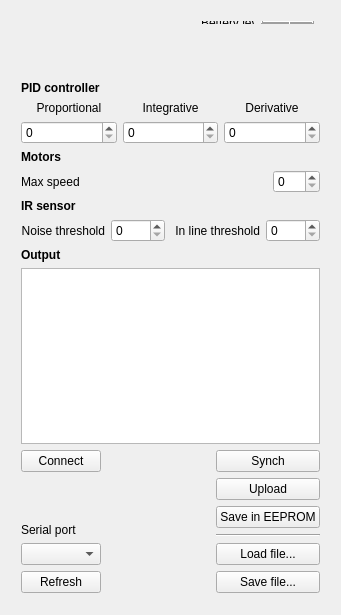
<?xml version="1.0" encoding="UTF-8"?>
<ui version="4.0">
 <class>MainWindow</class>
 <widget class="QMainWindow" name="MainWindow">
  <property name="geometry">
   <rect>
    <x>0</x>
    <y>0</y>
    <width>341</width>
    <height>615</height>
   </rect>
  </property>
  <property name="sizePolicy">
   <sizepolicy hsizetype="Preferred" vsizetype="Preferred">
    <horstretch>0</horstretch>
    <verstretch>0</verstretch>
   </sizepolicy>
  </property>
  <property name="windowTitle">
   <string>LineMaster Setup Tool</string>
  </property>
  <property name="toolButtonStyle">
   <enum>Qt::ToolButtonIconOnly</enum>
  </property>
  <property name="unifiedTitleAndToolBarOnMac">
   <bool>false</bool>
  </property>
  <widget class="QWidget" name="centralWidget">
   <widget class="QWidget" name="layoutWidget">
    <property name="geometry">
     <rect>
      <x>10</x>
      <y>70</y>
      <width>321</width>
      <height>534</height>
     </rect>
    </property>
    <layout class="QVBoxLayout" name="verticalLayout">
     <item>
      <widget class="QLabel" name="pid_section_label">
       <property name="font">
        <font>
         <weight>75</weight>
         <bold>true</bold>
        </font>
       </property>
       <property name="text">
        <string>PID controller</string>
       </property>
      </widget>
     </item>
     <item>
      <layout class="QHBoxLayout" name="horizontalLayout">
       <item>
        <layout class="QVBoxLayout" name="verticalLayout_2">
         <item>
          <widget class="QLabel" name="pid_proportional_label">
           <property name="text">
            <string>Proportional</string>
           </property>
           <property name="alignment">
            <set>Qt::AlignCenter</set>
           </property>
          </widget>
         </item>
         <item>
          <widget class="QSpinBox" name="pid_proportional_spin">
           <property name="maximum">
            <number>65535</number>
           </property>
          </widget>
         </item>
        </layout>
       </item>
       <item>
        <layout class="QVBoxLayout" name="verticalLayout_3">
         <item>
          <widget class="QLabel" name="pid_integrative_label">
           <property name="text">
            <string>Integrative</string>
           </property>
           <property name="alignment">
            <set>Qt::AlignCenter</set>
           </property>
          </widget>
         </item>
         <item>
          <widget class="QSpinBox" name="pid_integrative_spin">
           <property name="maximum">
            <number>65535</number>
           </property>
          </widget>
         </item>
        </layout>
       </item>
       <item>
        <layout class="QVBoxLayout" name="verticalLayout_4">
         <item>
          <widget class="QLabel" name="pid_derivative_label">
           <property name="text">
            <string>Derivative</string>
           </property>
           <property name="alignment">
            <set>Qt::AlignCenter</set>
           </property>
          </widget>
         </item>
         <item>
          <widget class="QSpinBox" name="pid_derivative_spin">
           <property name="maximum">
            <number>65535</number>
           </property>
          </widget>
         </item>
        </layout>
       </item>
      </layout>
     </item>
     <item>
      <widget class="QLabel" name="motors_label">
       <property name="font">
        <font>
         <weight>75</weight>
         <bold>true</bold>
        </font>
       </property>
       <property name="text">
        <string>Motors</string>
       </property>
      </widget>
     </item>
     <item>
      <layout class="QHBoxLayout" name="horizontalLayout_4">
       <item>
        <widget class="QLabel" name="motors_max_speed_label">
         <property name="text">
          <string>Max speed</string>
         </property>
        </widget>
       </item>
       <item>
        <spacer name="horizontalSpacer_2">
         <property name="orientation">
          <enum>Qt::Horizontal</enum>
         </property>
         <property name="sizeHint" stdset="0">
          <size>
           <width>40</width>
           <height>20</height>
          </size>
         </property>
        </spacer>
       </item>
       <item>
        <widget class="QSpinBox" name="motors_max_speed_spin">
         <property name="maximum">
          <number>255</number>
         </property>
        </widget>
       </item>
      </layout>
     </item>
     <item>
      <widget class="QLabel" name="ir_sensor_label">
       <property name="font">
        <font>
         <weight>75</weight>
         <bold>true</bold>
        </font>
       </property>
       <property name="text">
        <string>IR sensor</string>
       </property>
      </widget>
     </item>
     <item>
      <layout class="QHBoxLayout" name="horizontalLayout_2">
       <item>
        <widget class="QLabel" name="ir_noise_threshold_label">
         <property name="text">
          <string>Noise threshold</string>
         </property>
         <property name="alignment">
          <set>Qt::AlignRight|Qt::AlignTrailing|Qt::AlignVCenter</set>
         </property>
        </widget>
       </item>
       <item>
        <widget class="QSpinBox" name="ir_noise_threshold_spin">
         <property name="maximum">
          <number>4000</number>
         </property>
        </widget>
       </item>
       <item>
        <spacer name="horizontalSpacer_3">
         <property name="orientation">
          <enum>Qt::Horizontal</enum>
         </property>
         <property name="sizeHint" stdset="0">
          <size>
           <width>40</width>
           <height>20</height>
          </size>
         </property>
        </spacer>
       </item>
       <item>
        <widget class="QLabel" name="ir_in_line_threshold_label">
         <property name="text">
          <string>In line threshold</string>
         </property>
         <property name="alignment">
          <set>Qt::AlignRight|Qt::AlignTrailing|Qt::AlignVCenter</set>
         </property>
        </widget>
       </item>
       <item>
        <widget class="QSpinBox" name="ir_in_line_threshold_spin">
         <property name="maximum">
          <number>4000</number>
         </property>
        </widget>
       </item>
      </layout>
     </item>
     <item>
      <widget class="QLabel" name="output_label">
       <property name="font">
        <font>
         <weight>75</weight>
         <bold>true</bold>
        </font>
       </property>
       <property name="text">
        <string>Output</string>
       </property>
      </widget>
     </item>
     <item>
      <widget class="QTextBrowser" name="output_text"/>
     </item>
     <item>
      <layout class="QHBoxLayout" name="horizontalLayout_5">
       <item>
        <layout class="QVBoxLayout" name="verticalLayout_5">
         <item>
          <widget class="QPushButton" name="connect_button">
           <property name="text">
            <string>Connect</string>
           </property>
          </widget>
         </item>
         <item>
          <spacer name="verticalSpacer">
           <property name="orientation">
            <enum>Qt::Vertical</enum>
           </property>
           <property name="sizeHint" stdset="0">
            <size>
             <width>20</width>
             <height>40</height>
            </size>
           </property>
          </spacer>
         </item>
         <item>
          <widget class="QLabel" name="serial_label">
           <property name="text">
            <string>Serial port</string>
           </property>
          </widget>
         </item>
         <item>
          <widget class="QComboBox" name="serial_port_combo"/>
         </item>
         <item>
          <widget class="QPushButton" name="serial_port_refresh">
           <property name="text">
            <string>Refresh</string>
           </property>
          </widget>
         </item>
        </layout>
       </item>
       <item>
        <spacer name="horizontalSpacer">
         <property name="orientation">
          <enum>Qt::Horizontal</enum>
         </property>
         <property name="sizeHint" stdset="0">
          <size>
           <width>40</width>
           <height>20</height>
          </size>
         </property>
        </spacer>
       </item>
       <item>
        <layout class="QVBoxLayout" name="verticalLayout_6">
         <item>
          <widget class="QPushButton" name="synch_button">
           <property name="text">
            <string>Synch</string>
           </property>
          </widget>
         </item>
         <item>
          <widget class="QPushButton" name="upload_button">
           <property name="text">
            <string>Upload</string>
           </property>
          </widget>
         </item>
         <item>
          <widget class="QPushButton" name="save_button">
           <property name="text">
            <string>Save in EEPROM</string>
           </property>
          </widget>
         </item>
         <item>
          <widget class="Line" name="line">
           <property name="orientation">
            <enum>Qt::Horizontal</enum>
           </property>
          </widget>
         </item>
         <item>
          <widget class="QPushButton" name="load_file_button">
           <property name="text">
            <string>Load file...</string>
           </property>
          </widget>
         </item>
         <item>
          <widget class="QPushButton" name="save_file_button">
           <property name="text">
            <string>Save file...</string>
           </property>
          </widget>
         </item>
        </layout>
       </item>
      </layout>
     </item>
    </layout>
   </widget>
   <widget class="QWidget" name="layoutWidget">
    <property name="geometry">
     <rect>
      <x>190</x>
      <y>10</y>
      <width>135</width>
      <height>25</height>
     </rect>
    </property>
    <layout class="QHBoxLayout" name="horizontalLayout_3">
     <item>
      <widget class="QLabel" name="battery_label">
       <property name="text">
        <string>Bettery level</string>
       </property>
      </widget>
     </item>
     <item>
      <widget class="QLCDNumber" name="battery_lcd">
       <property name="smallDecimalPoint">
        <bool>false</bool>
       </property>
       <property name="value" stdset="0">
        <double>0.000000000000000</double>
       </property>
      </widget>
     </item>
    </layout>
   </widget>
   <widget class="QLabel" name="label">
    <property name="geometry">
     <rect>
      <x>10</x>
      <y>10</y>
      <width>51</width>
      <height>51</height>
     </rect>
    </property>
    <property name="text">
     <string/>
    </property>
    <property name="pixmap">
     <pixmap resource="images.qrc">:/logo/geduino-foundation-logo-50x50.png</pixmap>
    </property>
   </widget>
  </widget>
  <action name="actionLoad_setup">
   <property name="text">
    <string>Load setup...</string>
   </property>
  </action>
  <action name="actionSave_setup">
   <property name="text">
    <string>Save setup...</string>
   </property>
  </action>
  <action name="actionPort">
   <property name="text">
    <string>Port...</string>
   </property>
  </action>
  <action name="actionQuit">
   <property name="text">
    <string>Quit</string>
   </property>
  </action>
  <action name="actionLoad">
   <property name="text">
    <string>Load</string>
   </property>
  </action>
  <action name="actionSave">
   <property name="text">
    <string>Save</string>
   </property>
  </action>
  <action name="actionQuit_2">
   <property name="text">
    <string>Quit</string>
   </property>
  </action>
 </widget>
 <layoutdefault spacing="6" margin="11"/>
 <resources>
  <include location="images.qrc"/>
 </resources>
 <connections/>
</ui>
